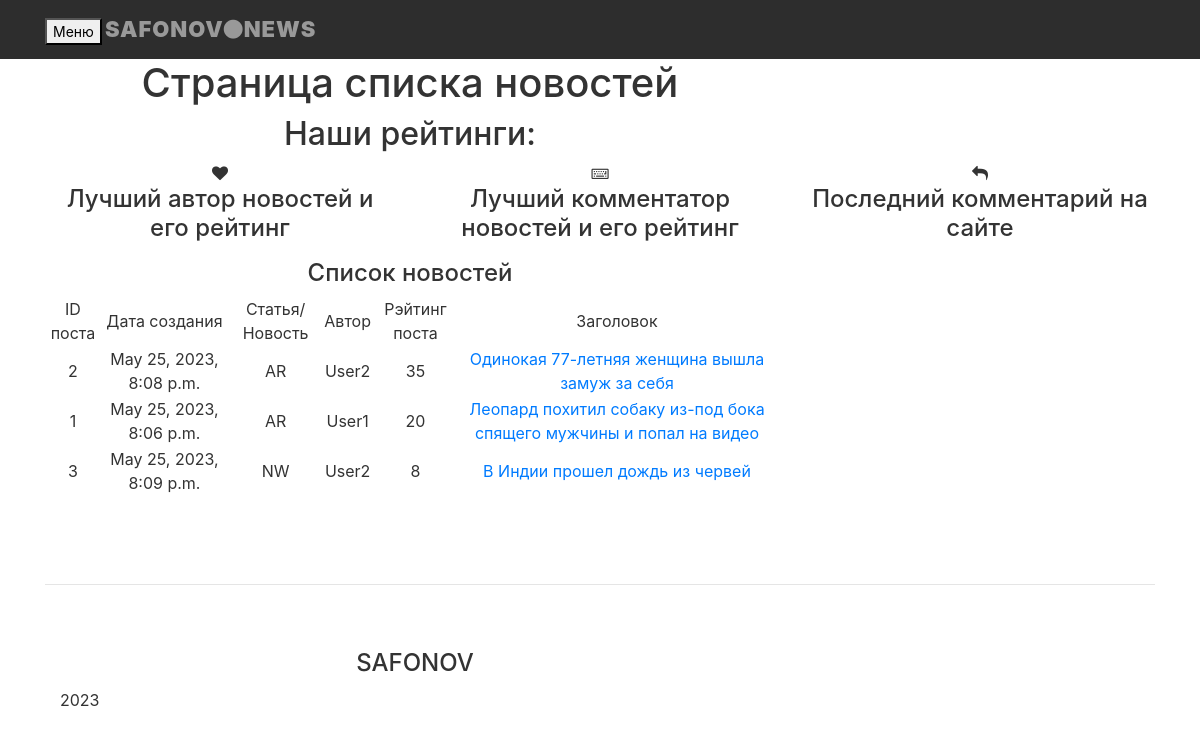
The page / on the database its author committed.
### news/models.py (models this page shows, shortened)
class Post(models.Model):
    author = models.ForeignKey(Author, on_delete=models.CASCADE)
    categoryType = models.CharField(max_length=20, choices=CATEGORY_CHOISES, default=ARTICLE)
    dataCreations = models.DateTimeField(auto_now_add=True)
    postCategory = models.ManyToManyField(Category, through='PostCategory')
    title = models.CharField(max_length=128)
    text = models.TextField()
    rating = models.SmallIntegerField(default=0)

class Author(models.Model):
    authorUser = models.OneToOneField(User, on_delete=models.CASCADE)
    ratingAuthor = models.SmallIntegerField(default=0)
    def __str__(self):
        return f"{self.authorUser}"

### news/views.py (the view)
# urls.py: path('', news_page_list),
def news_page_list(request):
    newslist = Post.objects.all().order_by('-rating')[:6]
    return render(request, 'news/news.html', {'newslist': newslist})

### news/templates/news/news.html (shortened to what this page needs)
{% extends 'news/default.html' %}
{% load static %}
{% block MyCss %}
<link rel="stylesheet" href="{% static 'css/base.css' %}">
<link rel="stylesheet" href="{% static 'css/bootstrap.min.css' %}">
<link rel="stylesheet" href="{% static 'css/font-awesome.min.css' %}">
{% endblock %}
{% block MyContent %}
<div class="navbar navbar-inverse navbar-fixed-top">
    <div class="container">
      <div class="navbar-header">
         <button type="button" class="navbar-toggle" data-toggle="collapse" data-target="#collapseMenu">
          <span class="icon-bar">Меню</span>
        </button>
        <a class="navbar-brand" href="#">SAFONOV<i class="fa fa-circle"></i>NEWS</a>
      </div>
    </div>
</div>
  <div id="headerwrap">
    <div class="container">
      <div class="row centered">
        <div class="col-lg-8 col-lg-offset-2">
          <h1>Страница списка новостей</h1>
          <h2>Наши рейтинги: </h2>
        </div>
      </div>
    </div>
  </div>
  <div class="container w">
    <div class="row centered">
      <div class="col-lg-4">
        <i class="fa fa-heart"></i>
        <h4>Лучший автор новостей и его рейтинг</h4>
      </div>
      <div class="col-lg-4">
        <i class="fa fa-keyboard-o" aria-hidden="true"></i>
        <h4>Лучший комментатор новостей и его рейтинг</h4>
      </div>
      <div class="col-lg-4">
        <i class="fa fa-reply" aria-hidden="true"></i>
        <h4>Последний комментарий на сайте</h4>
      </div>
    </div>
  </div>
  <div class="container wb">
    <div class="row centered">
      <br><br>
      <div class="col-lg-8 col-lg-offset-2">
        <h4>Список новостей</h4>
        <table >
          <tr>
            <td>ID поста</td>
            <td>Дата создания</td>
            <td>Статья/Новость</td>
            <td>Автор</td>
            <td>Рэйтинг поста</td>
            <td>Заголовок</td>
          </tr>
              {% for post_n in newslist %}
          <tr>
            <td>{{ post_n.pk }}</td>
            <td>{{ post_n.dataCreations }}</td>
            <td>{{ post_n.categoryType }}</td>
            <td>{{ post_n.author }}</td>
            <td>{{ post_n.rating }}</td>
            <td class="leftAligned"><a href=../post/{{ post_n.pk }}>{{ post_n.title }}</a></td>
            </tr>
              {% endfor %}
        </table>
        <p><br><br></p>
      </div>
  </div>
<hr />
    <br><br>
  <div id="r">
    <div class="container">
      <div class="row centered">
        <div class="col-lg-8 col-lg-offset-2">
          <h4>SAFONOV</h4>
          <p>2023</p>
        </div>
      </div>
    </div>
  </div>
{% endblock %}

### news/templates/news/default.html (shortened to what this page needs)
<!DOCTYPE html>
<html lang="en">
    <head>
        {% block MyCss %} {% endblock %}
    </head>
    <body>
           {% block MyContent %} {% endblock %}
    </body>
</html>

### static/css/base.css (style rules this page uses)
body { background-color: #f2f2f2; font-family: 'Lato', sans-serif; font-weight: 300; font-size: 16px; color: #555; -webkit-font-smoothing: antialiased; -webkit-overflow-scrolling: touch; margin-top: 70px; }
h1, h2, h3, h4, h5, h6 { font-family: 'Raleway', sans-serif; font-weight: 300; color: #333; }
p { text-align: justify; line-height: 28px; margin-bottom: 25px; }
.centered { text-align: center; }
a { color: #f85c37; }
hr { display: block; height: 5px; border: 0; border-top: 1px solid #ccc; margin: 1em 0; padding: 0; }
.navbar { font-weight: 800; font-size: 14px; padding-top: 15px; padding-bottom: 15px; }
.navbar-inverse { background: #2d2d2d; border-color: #2d2d2d; }
.navbar-inverse .navbar-brand { color: #999; font-weight: bolder; font-size: 22px; letter-spacing: 1px; }
.row { color: #333; }

### rows shown on the page
Post: pk "2", dataCreations "May 25, 2023, 8:08 p.m.", categoryType "AR", author "User2", rating "35", title "Одинокая 77-летняя женщина вышла замуж за себя"
Post: pk "1", dataCreations "May 25, 2023, 8:06 p.m.", categoryType "AR", author "User1", rating "20", title "Леопард похитил собаку из-под бока спящего мужчины и попал на видео"
Post: pk "3", dataCreations "May 25, 2023, 8:09 p.m.", categoryType "NW", author "User2", rating "8", title "В Индии прошел дождь из червей"
